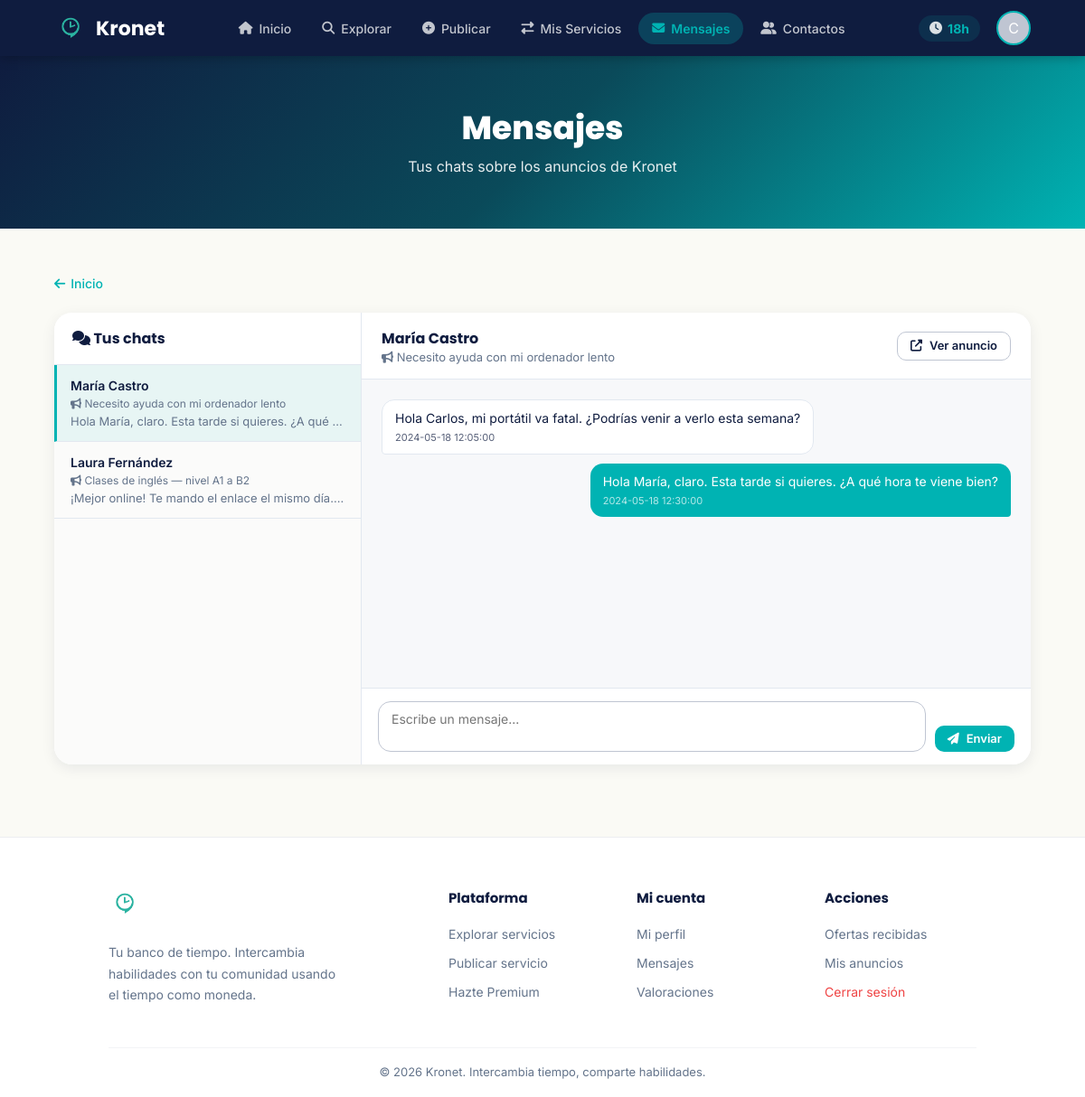
The page /public/mensajes (signed in) on the database its author committed.
### tables this page shows
CREATE TABLE usuarios (
    id_usuario          INT AUTO_INCREMENT PRIMARY KEY,
    nombre              VARCHAR(100)            NOT NULL,
    email               VARCHAR(150) UNIQUE     NOT NULL,
    contrasenia_hash    VARCHAR(255)            NOT NULL,
    descripcion         TEXT,
    tipo_usuario        VARCHAR(50)             DEFAULT 'registrado',   
    fecha_registro      DATETIME                DEFAULT CURRENT_TIMESTAMP,
    saldo_monedas       INT                     DEFAULT 5,              
    estado_cuenta       VARCHAR(50)             DEFAULT 'activa'        
);

CREATE TABLE mensajes (
    id_mensaje      INT AUTO_INCREMENT PRIMARY KEY,
    id_anuncio      INT                 DEFAULT NULL,
    id_emisor       INT                 NOT NULL,
    id_receptor     INT                 NOT NULL,
    contenido       TEXT,
    fecha_envio     DATETIME            DEFAULT CURRENT_TIMESTAMP,
    leido           TINYINT(1)          DEFAULT 0,

    FOREIGN KEY (id_anuncio)  REFERENCES anuncios(id_anuncio)  ON DELETE SET NULL,
    FOREIGN KEY (id_emisor)   REFERENCES usuarios(id_usuario)  ON DELETE CASCADE,
    FOREIGN KEY (id_receptor) REFERENCES usuarios(id_usuario)  ON DELETE CASCADE,

    INDEX idx_conv (id_anuncio, id_emisor, id_receptor)
);

CREATE TABLE anuncios (
    id_anuncio          INT AUTO_INCREMENT PRIMARY KEY,
    id_usuario          INT                     NOT NULL,
    titulo              VARCHAR(255)            NOT NULL,
    descripcion         TEXT,
    tipo_anuncio        VARCHAR(50),                                    
    categoria           VARCHAR(100),
    duracion_estimada   INT                     DEFAULT 1,              
    precio_creditos     INT                     DEFAULT 1,              
    plazas_totales      INT                     DEFAULT 1,              
    plazas_ocupadas     INT                     DEFAULT 0,              
    fecha_publicacion   DATETIME                DEFAULT CURRENT_TIMESTAMP,
    estado              VARCHAR(50)             DEFAULT 'activo',       
    destacado           TINYINT(1)              DEFAULT 0,
    destacado_hasta     DATETIME                DEFAULT NULL,
    imagen              VARCHAR(255)            DEFAULT NULL,

    FOREIGN KEY (id_usuario) REFERENCES usuarios(id_usuario)
        ON DELETE CASCADE
);

### app/controllers/MensajeController.php (called while the page is built, shortened)
<?php
require_once __DIR__ . '/../models/Mensaje.php';
require_once __DIR__ . '/../models/Anuncio.php';
require_once __DIR__ . '/../models/User.php';
class MensajeController {
    public function bandeja() {
        $miId = (int)$_SESSION['id_usuario'];
        $conversaciones = Mensaje::listarConversaciones($miId);
        $convAbierta = null;
        $anuncio     = null;
        $otroUsuario = null;
        $mensajes    = [];
        $idAnuncio = isset($_GET['anuncio']) ? (int)$_GET['anuncio'] : 0;
        $idOtro    = isset($_GET['usuario']) ? (int)$_GET['usuario'] : 0;
        if ($idAnuncio && $idOtro) {
            $anuncio     = Anuncio::findById($idAnuncio);
            $otroUsuario = User::findById($idOtro);
            if ($anuncio && $otroUsuario) {
                $convAbierta = ['id_anuncio' => $idAnuncio, 'otro_usuario' => $idOtro];
                $mensajes    = Mensaje::conversacion($idAnuncio, $miId, $idOtro);
                Mensaje::marcarConversacionLeida($idAnuncio, $miId, $idOtro);
            }
        } elseif (!empty($conversaciones)) {
            $c = $conversaciones[0];
            $idAnuncio = (int)$c['id_anuncio'];
            $idOtro    = (int)$c['otro_usuario'];
            $anuncio     = Anuncio::findById($idAnuncio);
            $otroUsuario = User::findById($idOtro);
            if ($anuncio && $otroUsuario) {
                $convAbierta = ['id_anuncio' => $idAnuncio, 'otro_usuario' => $idOtro];
                $mensajes    = Mensaje::conversacion($idAnuncio, $miId, $idOtro);
            }
        }
        require __DIR__ . '/../views/mensajes/bandeja.php';
    }
}

### public/index.php (called while the page is built, shortened)
<?php
    require_once __DIR__ . '/../routes/web.php';
?>

### app/models/User.php (called while the page is built, shortened)
<?php
require_once __DIR__ . '/../../config/conexion_db.php';
class User {
    public static function findById($id) {
        global $pdo;
        $stmt = $pdo->prepare("SELECT * FROM usuarios WHERE id_usuario = ?");
        $stmt->execute([$id]);
        return $stmt->fetch(PDO::FETCH_ASSOC);
    }
}

### app/models/Mensaje.php (called while the page is built, shortened)
<?php
require_once __DIR__ . '/../../config/conexion_db.php';
class Mensaje {
    public static function conversacion($idAnuncio, $u1, $u2) {
        global $pdo;
        $stmt = $pdo->prepare("
            SELECT *
            FROM mensajes
            WHERE id_anuncio = ?
              AND (
                    (id_emisor = ? AND id_receptor = ?)
                 OR (id_emisor = ? AND id_receptor = ?)
              )
            ORDER BY fecha_envio ASC
        ");
        $stmt->execute([$idAnuncio, $u1, $u2, $u2, $u1]);
        return $stmt->fetchAll(PDO::FETCH_ASSOC);
    }
    public static function listarConversaciones($idUsuario) {
        global $pdo;
        $sql = "
            SELECT
                id_anuncio,
                CASE WHEN id_emisor = :uid THEN id_receptor ELSE id_emisor END AS otro_usuario,
                MAX(fecha_envio) AS fecha_ultimo,
                SUM(CASE WHEN id_receptor = :uid AND leido = 0 THEN 1 ELSE 0 END) AS no_leidos
            FROM mensajes
            WHERE (id_emisor = :uid OR id_receptor = :uid)
              AND id_anuncio IS NOT NULL
            GROUP BY id_anuncio,
                     CASE WHEN id_emisor = :uid THEN id_receptor ELSE id_emisor END
            ORDER BY fecha_ultimo DESC
        ";
        $stmt = $pdo->prepare($sql);
        $stmt->execute([':uid' => $idUsuario]);
        $convs = $stmt->fetchAll(PDO::FETCH_ASSOC);
        $resultado = [];
        $sqlUltimo = $pdo->prepare("
            SELECT contenido FROM mensajes
            WHERE id_anuncio = ?
              AND ((id_emisor = ? AND id_receptor = ?) OR (id_emisor = ? AND id_receptor = ?))
            ORDER BY fecha_envio DESC LIMIT 1
        ");
        $sqlAnuncio = $pdo->prepare("SELECT titulo, id_usuario FROM anuncios WHERE id_anuncio = ?");
        $sqlUsuario = $pdo->prepare("SELECT nombre FROM usuarios WHERE id_usuario = ?");
        foreach ($convs as $c) {
            $sqlUltimo->execute([
                $c['id_anuncio'],
                $idUsuario, $c['otro_usuario'],
                $c['otro_usuario'], $idUsuario
            ]);
            $ultimo = $sqlUltimo->fetchColumn() ?: '';
            $sqlAnuncio->execute([$c['id_anuncio']]);
            $a = $sqlAnuncio->fetch(PDO::FETCH_ASSOC) ?: ['titulo' => null, 'id_usuario' => null];
            $sqlUsuario->execute([$c['otro_usuario']]);
            $nombreOtro = $sqlUsuario->fetchColumn() ?: 'Usuario';
            $resultado[] = [
                'id_anuncio'       => (int)$c['id_anuncio'],
                'otro_usuario'     => (int)$c['otro_usuario'],
                'titulo_anuncio'   => $a['titulo'],
                'id_dueno_anuncio' => $a['id_usuario'],
                'nombre_otro'      => $nombreOtro,
                'ultimo_mensaje'   => $ultimo,
                'fecha_ultimo'     => $c['fecha_ultimo'],
                'no_leidos'        => (int)$c['no_leidos'],
            ];
        }
        return $resultado;
    }
}

### app/models/Anuncio.php (called while the page is built, shortened)
<?php
require_once __DIR__ . '/../../config/conexion_db.php';
class Anuncio {
    public static function findById($id) {
        global $pdo;
        $stmt = $pdo->prepare("SELECT * FROM anuncios WHERE id_anuncio = ?");
        $stmt->execute([$id]);
        return $stmt->fetch(PDO::FETCH_ASSOC);
    }
}

### app/views/mensajes/bandeja.php (the view, shortened to what this page needs)
<?php
require __DIR__ . '/../partials/head.php';
require __DIR__ . '/../partials/navbar.php';
?>
<section class="hero-section hero-compact">
    <h1>Mensajes</h1>
    <p>Tus chats sobre los anuncios de Kronet</p>
</section>
<div class="page-wrap-wide">
    <a class="back-link" href="/kronet/public/"><i class="fas fa-arrow-left"></i> Inicio</a>
    <?php if (empty($conversaciones)): ?>
        <div class="empty-state">
            <div class="empty-icon"><i class="fas fa-comments"></i></div>
            <p>No tienes conversaciones todavía.</p>
            <a href="/kronet/public/anuncios/buscar" class="btn btn-primary">
                <i class="fas fa-search"></i> Explorar servicios
            </a>
        </div>
    <?php else: ?>
        <div class="chat-layout">
            <aside class="chat-sidebar">
                <div class="cs-title"><i class="fas fa-comments"></i> Tus chats</div>
                <?php foreach ($conversaciones as $c):
                    $activeClass = ($convAbierta &&
                                   $convAbierta['id_anuncio'] == $c['id_anuncio'] &&
                                   $convAbierta['otro_usuario'] == $c['otro_usuario'])
                                   ? ' active' : '';
                ?>
                    <a class="conv<?= $activeClass ?>"
                       href="/kronet/public/mensajes?anuncio=<?= (int)$c['id_anuncio'] ?>&usuario=<?= (int)$c['otro_usuario'] ?>">
                        <div class="conv-top">
                            <span class="name"><?= htmlspecialchars($c['nombre_otro']) ?></span>
                        </div>
                        <div class="anuncio-ref">
                            <i class="fas fa-bullhorn"></i>
                            <?= htmlspecialchars($c['titulo_anuncio'] ?? '(anuncio eliminado)') ?>
                        </div>
                        <div class="preview"><?= htmlspecialchars($c['ultimo_mensaje'] ?? '') ?></div>
                    </a>
                <?php endforeach; ?>
            </aside>
            <main class="chat-main">
                <?php if ($convAbierta && $anuncio && $otroUsuario): ?>
                    <div class="chat-header">
                        <div>
                            <div class="ch-name">
                                <a href="/kronet/public/perfil/<?= (int)$otroUsuario['id_usuario'] ?>" style="color:inherit;">
                                    <?= htmlspecialchars($otroUsuario['nombre']) ?>
                                </a>
                            </div>
                            <div class="ch-anuncio">
                                <i class="fas fa-bullhorn"></i>
                                <a href="/kronet/public/anuncios/<?= (int)$anuncio['id_anuncio'] ?>" style="color:var(--gris-texto);">
                                    <?= htmlspecialchars($anuncio['titulo']) ?>
                                </a>
                            </div>
                        </div>
                        <a class="btn btn-ghost btn-sm" href="/kronet/public/anuncios/<?= (int)$anuncio['id_anuncio'] ?>">
                            <i class="fas fa-external-link-alt"></i> Ver anuncio
                        </a>
                    </div>
                    <div class="chat-body" id="chatBody">
                        <?php if (empty($mensajes)): ?>
                            <div class="chat-empty">
                                <i class="fas fa-comments" style="font-size:32px; margin-bottom:8px; display:block;"></i>
                                Aún no hay mensajes. Escribe el primero.
                            </div>
                        <?php else: ?>
                            <?php foreach ($mensajes as $m):
                                $mio = $m['id_emisor'] == $_SESSION['id_usuario'];
                            ?>
                                <div class="chat-bubble <?= $mio ? 'bubble-me' : 'bubble-other' ?>">
                                    <?= nl2br(htmlspecialchars($m['contenido'])) ?>
                                    <span class="bubble-time"><?= htmlspecialchars($m['fecha_envio']) ?></span>
                                </div>
                            <?php endforeach; ?>
                        <?php endif; ?>
                    </div>
                    <div class="chat-input">
                        <textarea id="chatText" rows="2" placeholder="Escribe un mensaje..."></textarea>
                        <button class="btn btn-secondary btn-sm" onclick="enviarChat()">
                            <i class="fas fa-paper-plane"></i> Enviar
                        </button>
                    </div>
                <?php endif; ?>
            </main>
        </div>
    <?php endif; ?>
</div>
<?php require __DIR__ . '/../partials/footer.php'; ?>

### app/views/partials/navbar.php (shortened to what this page needs)
<?php
require_once __DIR__ . '/../../models/User.php';
require_once __DIR__ . '/../../models/Mensaje.php';
$navActive = $navActive ?? '';
$navUserId = $_SESSION['id_usuario'] ?? null;
$navUser   = $navUserId ? User::findById($navUserId) : null;
$navUnreadMsg = $navUserId ? Mensaje::contarNoLeidos($navUserId) : 0;
if (!function_exists('navItem')) {
    function navItem($active, $current, $href, $icon, $label, $badge = 0) {
        $cls = $active === $current ? ' class="active"' : '';
        $badgeHtml = $badge > 0 ? '<span class="nav-badge">' . ($badge > 9 ? '9+' : $badge) . '</span>' : '';
        echo '<li><a href="' . $href . '"' . $cls . '><i class="' . $icon . '"></i> ' . $label . $badgeHtml . '</a></li>';
    }
}
?>
<nav class="navbar">
    <a href="/kronet/public/" class="logo-container">
        <div class="logo-icon">
            <img src="/kronet/public/assets/images/logo.png" alt="Kronet">
        </div>
        <span class="logo-text">Kronet</span>
    </a>
    <ul class="nav-menu" id="navMenu">
        <?php navItem($navActive, 'inicio',    '/kronet/public/',                'fas fa-home',         'Inicio'); ?>
        <?php if ($navUser): ?>
            <?php navItem($navActive, 'publicar',  '/kronet/public/anuncios/crear',                'fas fa-plus-circle',  'Publicar'); ?>
            <?php navItem($navActive, 'servicios', '/kronet/public/intercambios/mis-intercambios', 'fas fa-exchange-alt', 'Mis Servicios'); ?>
            <?php navItem($navActive, 'mensajes',  '/kronet/public/mensajes',  'fas fa-envelope',      'Mensajes', $navUnreadMsg); ?>
            <?php navItem($navActive, 'contactos', '/kronet/public/contactos', 'fas fa-user-friends',  'Contactos'); ?>
        <?php endif; ?>
    </ul>
    <div class="nav-user">
        <?php if ($navUser): ?>
            <div class="credits-badge" title="Tu saldo de créditos de tiempo">
                <i class="fas fa-clock"></i>
                <strong><?= (int)$navUser['saldo_monedas'] ?>h</strong>
            </div>
            <a href="/kronet/public/perfil" class="avatar-nav" title="Mi perfil">
                <?= strtoupper(substr($navUser['nombre'] ?? 'U', 0, 1)) ?>
            </a>
        <?php endif; ?>
    </div>
</nav>

### rows shown on the page
usuarios: saldo_monedas "18", nombre "C"
mensajes: nombre_otro "María Castro", titulo_anuncio "Necesito ayuda con mi ordenador lento", contenido "Hola María, claro. Esta tarde si quieres. ¿A qué…", contenido "Hola María, claro. Esta tarde si quieres. ¿A qué hora te viene bien?", fecha_envio "2024-05-18 12:30:00"
usuarios: nombre "María Castro"
anuncios: titulo "Necesito ayuda con mi ordenador lento"
mensajes: contenido "Hola Carlos, mi portátil va fatal. ¿Podrías venir a verlo esta semana?", fecha_envio "2024-05-18 12:05:00"

### other values the page prints
$label "Inicio Explorar Publicar Mis Servicios Mensajes Contactos"
$c['nombre_otro'] "Laura Fernández"
$c['titulo_anuncio'] "Clases de inglés — nivel A1 a B2"
$c['ultimo_mensaje'] "¡Mejor online! Te mando el enlace el mismo día.…"
